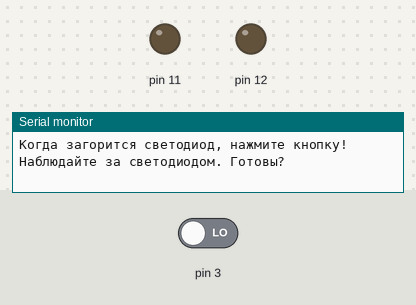
A sketch run on a simulated Arduino Uno, built with avr-gcc and run on an emulated ATmega328P. Parts: output pins drawn as LEDs (lit = HIGH), the last lines printed to the serial monitor. The inputs (shaded band) are chosen by the test bench; at power-on: pin 3 LOW. Random numbers use the default seed unless the sketch sets one; pins used as bus, display or sensor lines are not drawn.

Above: at 0.1 s.
At 3.4 s:
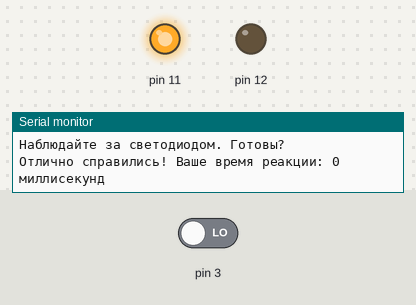
Timing chart, 0 to 4.9 s (numbered marks = the images above):
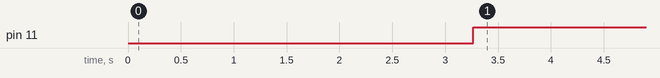

Measured:
- by itself, pin 11: LOW → HIGH at 3.3 s

The sketch:

sketch_feb11a_speed.ino
```cpp
unsigned int waitTime; // hold a pause before turn on light
unsigned int startTime; // время начала отсчета
unsigned int reactTime; // вычислительное время реакции

void setup()
{
  Serial.begin(9600); // устанавливаем последовательный режим связи
  pinMode(13, OUTPUT); // конфигурируем 13 вывод для вывода данныз для управления светодиодом
  pinMode(12, OUTPUT); // конфигурируем 12 вывод для вывода данныз для управления красным светодиодом
  pinMode(11, OUTPUT); // конфигурируем 11 вывод для вывода данныз для управления зеленым светодиодом

  pinMode(3, INPUT); // когфигурируем 13 вывод для ввода данных с кнопки
  randomSeed(analogRead(A5));
}
void loop() {
  Serial.println("Когда загорится светодиод, нажмите кнопку!");
  Serial.println("Наблюдайте за светодиодом. Готовы?");
  waitTime = random(2000, 4000); // произвольное время выдержки перед включением светодиода от 2000 до 4000 мс
  delay(waitTime);
  // включаем светодиод
  digitalWrite(13, HIGH);

  startTime = millis(); //устанавливаем начальное время

  // выполняем ничего не делающий цикл, пока не будет нажата кнопка
  while(digitalRead(3)== HIGH)
    {
      }

  reactTime = millis() - startTime; //вычисляем время реакции

  digitalWrite(13, LOW); // выключаем светодиод

  if (reactTime<=215) {
     digitalWrite(11, HIGH); // включаем зеленый светодиод
     digitalWrite(12, LOW); // выключаем красный светодиод

    }
  else {

     digitalWrite(12, HIGH); // включаем зеленый светодиод
     digitalWrite(11, LOW); // выключаем красный светодиод
    }
  //отображаем результат на мониторе порта (Serial Monitor)

  Serial.print("Отлично справились! Ваше время реакции: ");
  Serial.print(reactTime);
  Serial.print(" миллисекунд\n");
  delay(1000); // выдерживаем короткую паузу, прежде чем начинать снова


}
```
